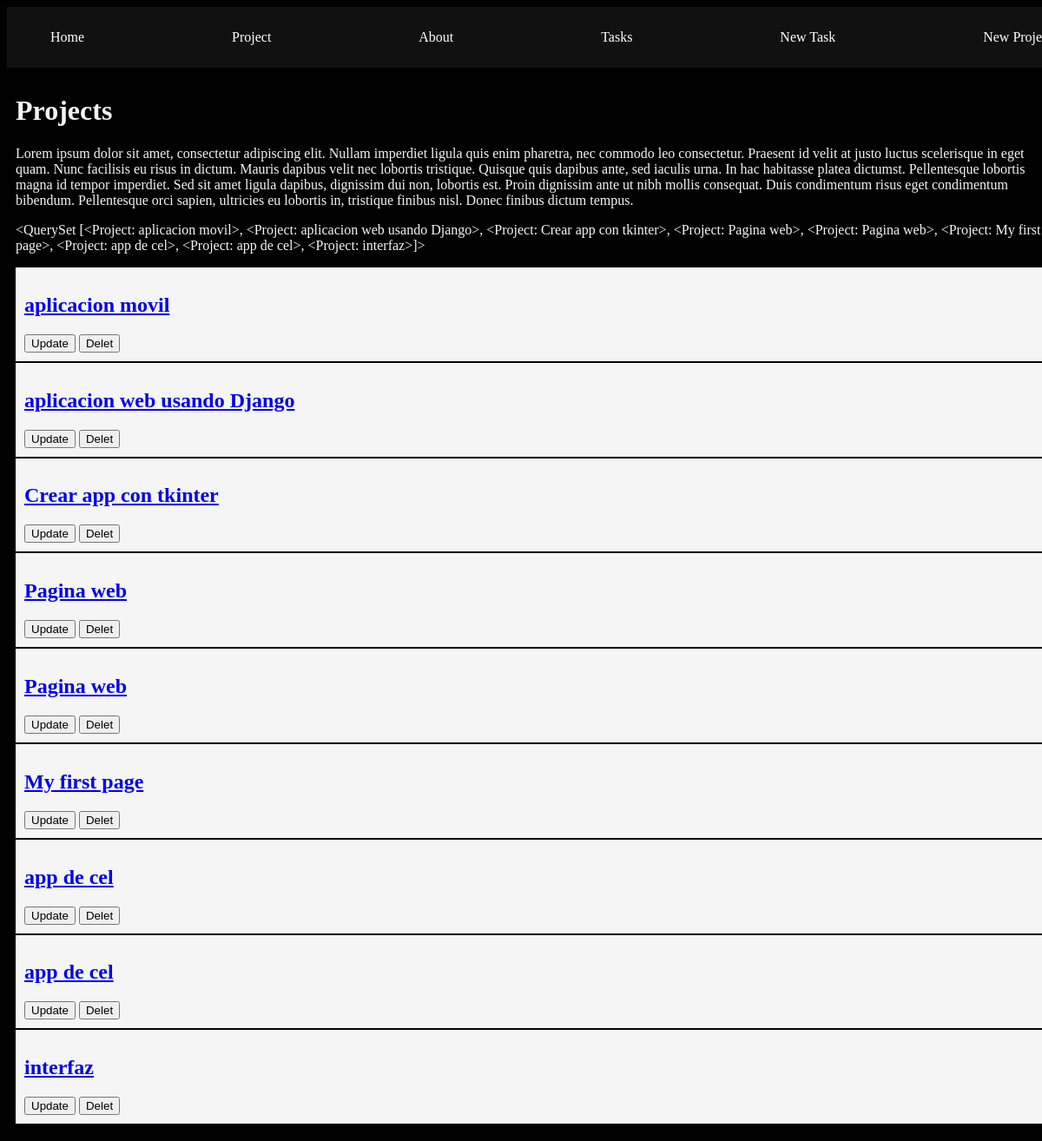
Page /Projects/ on the committed database.
### myapp/models.py (models this page shows)
class Project(models.Model):
    name = models.CharField(max_length=150)
    def __str__(self):
        return self.name

### myapp/views.py (the view)
# urls.py: path('Projects/', views.Projects,name="projects"),
def Projects(request):
    projects = Project.objects.all()
    return render(request, 'projects/projects.html',
                  {'projects': projects}
                  )

### myapp/templates/projects/projects.html (shortened to what this page needs)
{% extends 'layouts/base.html' %}
{% block content %}
<!DOCTYPE html>
<html lang="en">
<head>
</head>
<header><h1>Projects</h1></header>
<body>
            <p>Lorem ipsum dolor sit amet, consectetur adipiscing elit. Nullam imperdiet ligula quis enim pharetra, nec commodo leo consectetur. Praesent id velit at justo luctus scelerisque in eget quam. Nunc facilisis eu risus in dictum. Mauris dapibus velit nec lobortis tristique. Quisque quis dapibus ante, sed iaculis urna. In hac habitasse platea dictumst. Pellentesque lobortis magna id tempor imperdiet. Sed sit amet ligula dapibus, dignissim dui non, lobortis est. Proin dignissim ante ut nibh mollis consequat. Duis condimentum risus eget condimentum bibendum. Pellentesque orci sapien, ultricies eu lobortis in, tristique finibus nisl. Donec finibus dictum tempus.
            </p>
            <p>{{projects}}</p>
        {% for project in projects%}
        <article class="card">
           <a href="{% url 'project_detail' project.id %}">
            <h1>{{project.name}}</h1>
         </a>
            <button>Update</button>
            <button>Delet</button>
        </article>
        {% endfor %}
    </body>
    </html>
{% endblock %}

### myapp/templates/layouts/base.html (shortened to what this page needs)
{% load static %}
<!DOCTYPE html>
<html lang="en">
<head>
    <link rel="stylesheet" href="{% static 'Styles/main.css' %}">
</head>
<header>
    <nav class="navbar container">
        <ul>
            <li><a href="{% url 'index' %}">Home</a></li>
            <li><a href="{% url 'projects' %}">Project</a></li>
            <li><a href="{% url 'About' %}">About</a></li>
            <li><a href="{% url 'tasks' %}">Tasks</a></li>
            <li><a href="{% url 'create_tasks' %}">New Task</a></li>
            <li><a href="{% url 'create_projects' %}">New Projects</a></li>
        </ul>
    </nav>
</header>
<body>
    <main class="container">
        {% block content %}
        {% endblock  %}
    </main>
</body>
</html>

### myapp/static/styles/main.css (style rules this page uses)
body { background: black; color: whitesmoke; }
.navbar { background: #40404044 ; padding: 0px 0px; }
.navbar ul { display: flex; justify-content: space-between; }
.navbar li { list-style: none; }
.navbar ul li a { color: white; text-decoration: none; }
.container { width: 1200px; margin: auto; padding: 10px 10px; }
.card { background: whitesmoke; margin-bottom: 2px; color: black; padding: 10px; }

### rows in the picture
Project: name.name "<QuerySet [<Project: aplicacion movil>, <Project: aplicacion web usando Django>, <Project: Crear app con tkinter>, <Project: Pagina web>, <Project: Pagina web>, <Project: My first page>, <Project: app de cel>, <Project: app de cel>, <Project: interfaz>]>", name "aplicacion movil"
Project: name "aplicacion web usando Django"
Project: name "Crear app con tkinter"
Project: name "Pagina web"
Project: name "Pagina web"
Project: name "My first page"
Project: name "app de cel"
Project: name "app de cel"
Project: name "interfaz"
